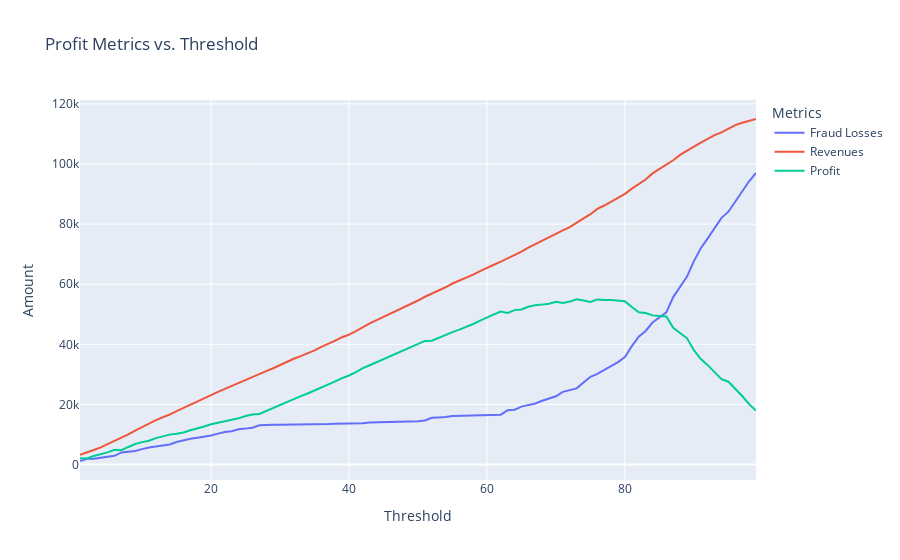

Here is the notebook cell this chart was saved with:
### Code cell
fig = go.Figure()

fig.add_trace(go.Scatter(x=threshold_evaluation['threshold'], y=threshold_evaluation['fraud_losses'],
                         mode='lines', name='Fraud Losses'))

fig.add_trace(go.Scatter(x=threshold_evaluation['threshold'], y=threshold_evaluation['revenues'],
                         mode='lines', name='Revenues'))

fig.add_trace(go.Scatter(x=threshold_evaluation['threshold'], y=threshold_evaluation['profit'],
                         mode='lines', name='Profit'))

fig.update_layout(title='Profit Metrics vs. Threshold',
                  xaxis_title='Threshold',
                  yaxis_title='Amount',
                  legend_title='Metrics')

fig.show()
